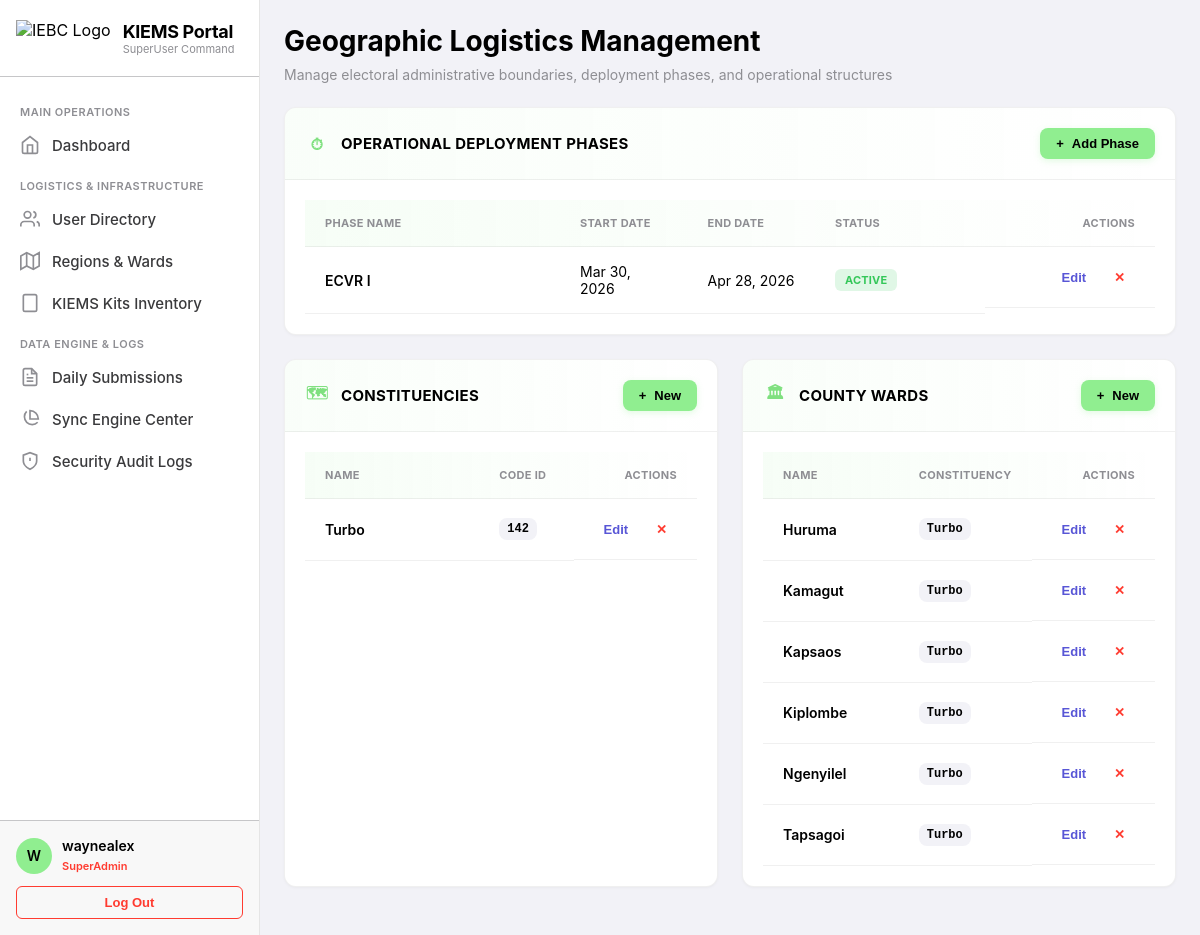
The app's page /superadmin_geographic_logistics/ (signed in) with its own data.
### kiems/models.py (models this page shows, shortened)
class CustomUser(AbstractUser):
    ROLE_CHOICES = [
        ('SuperAdmin', 'SuperAdmin'),
        ('RO', 'RO'),
        ('DRO', 'DRO'),
        ('VRA', 'VRA'),
        ('Clerk', 'Clerk'),
    ]
    role = models.CharField(max_length=20, choices=ROLE_CHOICES, default='Clerk')
    constituency = models.ForeignKey(Constituency, on_delete=models.CASCADE, blank=True, null=True,
                                     related_name='constituencies')
    ward = models.ForeignKey(Ward, on_delete=models.CASCADE, blank=True, null=True, related_name='wards')
    groups = models.ManyToManyField(
        'auth.Group',
        related_name='customuser_set',
        blank=True,
        help_text='The groups this user belongs to.',
    )
    user_permissions = models.ManyToManyField(
        'auth.Permission',
        related_name='customuser_set',
        blank=True,
        help_text='Specific permissions for this user.',
    )
    class Meta:
        verbose_name = 'User'
        verbose_name_plural = 'Users'

class Phase(models.Model):
    id = models.UUIDField(primary_key=True)
    name = models.CharField(max_length=255)
    start_date = models.DateField()
    end_date = models.DateField()
    created_at = models.DateTimeField(auto_now_add=True)
    active = models.BooleanField(default=True)

class Constituency(models.Model):
    id = models.AutoField(primary_key=True)
    name = models.CharField(max_length=255)
    class Meta:
        verbose_name_plural = 'Constituencies'

class Ward(models.Model):
    id = models.AutoField(primary_key=True)
    name = models.CharField(max_length=255)
    constituency = models.ForeignKey(Constituency, on_delete=models.CASCADE, related_name='wards')

### kiems/views.py (the view, shortened to what this page needs)
# urls.py: path('superadmin_geographic_logistics/', views.superadmin_geographic_logistics,
@login_required(login_url='login_user')
@permission_required('auth.view_user', raise_exception=True)
def superadmin_geographic_logistics(request):
    delete_type = request.GET.get('delete_type')
    target_id = request.GET.get('id')
    phases = Phase.objects.all().order_by('start_date')
    constituencies = Constituency.objects.all().order_by('name')
    wards = Ward.objects.all().select_related('constituency').order_by('name')
    context = {
        'phases': phases,
        'constituencies': constituencies,
        'wards': wards,
    }
    return render(request, 'superadmin_geographic_logistics.html', context)

### kiems/templates/superadmin_geographic_logistics.html (shortened to what this page needs)
{% extends "superadmin_base.html" %}
{% block content %}
<div class="page-header">
    <h2>Geographic Logistics Management</h2>
    <p>Manage electoral administrative boundaries, deployment phases, and operational structures</p>
</div>
<div class="section-card">
    <div class="section-header">
        <h3 class="section-title">
            <span class="section-title-icon">⏱</span>
            Operational Deployment Phases
        </h3>
        <button class="btn-add" onclick="toggleAddRow('phase-add-row')">
            <span>+</span> Add Phase
        </button>
    </div>
    <div class="table-wrapper" style="padding: var(--spacing-xl);">
        <table>
            <thead>
            <tr>
                <th style="width: 30%;">Phase Name</th>
                <th style="width: 15%;">Start Date</th>
                <th style="width: 15%;">End Date</th>
                <th style="width: 20%;">Status</th>
                <th style="width: 20%;" class="text-end">Actions</th>
            </tr>
            </thead>
            <tbody>
            {% for phase in phases %}
            <tr id="phase-view-{{ phase.id }}" class="view-row">
                <td class="fw-semibold">{{ phase.name }}</td>
                <td>{{ phase.start_date|date:"M d, Y" }}</td>
                <td>{{ phase.end_date|date:"M d, Y" }}</td>
                <td>
                        <span class="status-badge {% if phase.active %}status-active{% elif phase.status == 'Pending' %}status-pending{% else %}status-completed{% endif %}">
                            {% if phase.active %}Active{% else %}Completed{% endif %}
                        </span>
                </td>
                <td class="actions-cell">
                    <button class="btn-small btn-edit" onclick="toggleEditRow('phase', '{{ phase.id }}')" title="Edit">
                        Edit
                    </button>
                    <a href="?delete_type=phase&id={{ phase.id }}" class="btn-small btn-delete" title="Delete"
                       onclick="return confirm('Delete this phase?')">✕</a>
                </td>
            </tr>
            {% endfor %}
            </tbody>
        </table>
    </div>
</div>
<div class="grid-2">
    <div class="section-card">
        <div class="section-header">
            <h3 class="section-title">
                <span class="section-title-icon">🗺</span>
                Constituencies
            </h3>
            <button class="btn-add" onclick="toggleAddRow('const-add-row')">
                <span>+</span> New
            </button>
        </div>
        <div class="table-wrapper" style="padding: var(--spacing-xl);">
            <table>
                <thead>
                <tr>
                    <th style="width: 50%;">Name</th>
                    <th style="width: 25%;">Code ID</th>
                    <th style="width: 25%;" class="text-end">Actions</th>
                </tr>
                </thead>
                <tbody>
                {% for const in constituencies %}
                <tr id="const-view-{{ const.id }}" class="view-row">
                    <td class="fw-semibold">{{ const.name }}</td>
                    <td><span class="code-badge">{{ const.id }}</span></td>
                    <td class="actions-cell">
                        <button class="btn-small btn-edit" onclick="toggleEditRow('const', '{{ const.id }}')">Edit
                        </button>
                        <a href="?delete_type=constituency&id={{ const.id }}" class="btn-small btn-delete"
                           onclick="return confirm('Delete constituency?')">✕</a>
                    </td>
                </tr>
                {% endfor %}
                </tbody>
            </table>
        </div>
    </div>
    <div class="section-card">
        <div class="section-header">
            <h3 class="section-title">
                <span class="section-title-icon">🏛</span>
                County Wards
            </h3>
            <button class="btn-add" onclick="toggleAddRow('ward-add-row')">
                <span>+</span> New
            </button>
        </div>
        <div class="table-wrapper" style="padding: var(--spacing-xl);">
            <table>
                <thead>
                <tr>
                    <th style="width: 45%;">Name</th>
                    <th style="width: 30%;">Constituency</th>
                    <th style="width: 25%;" class="text-end">Actions</th>
                </tr>
                </thead>
                <tbody>
                {% for ward in wards %}
                <tr id="ward-view-{{ ward.id }}" class="view-row">
                    <td class="fw-semibold">{{ ward.name }}</td>
                    <td><span class="code-badge">{{ ward.constituency.name }}</span></td>
                    <td class="actions-cell">
                        <button class="btn-small btn-edit" onclick="toggleEditRow('ward', '{{ ward.id }}')">Edit
                        </button>
                        <a href="?delete_type=ward&id={{ ward.id }}" class="btn-small btn-delete"
                           onclick="return confirm('Delete ward?')">✕</a>
                    </td>
                </tr>
                {% endfor %}
                </tbody>
            </table>
        </div>
    </div>
</div>
{% endblock %}

### kiems/templates/superadmin_base.html (shortened to what this page needs)
<!DOCTYPE html>
<html lang="en">
<head>
</head>
<body>
<div class="app-container">
    <aside class="sidebar" id="sidebar">
        <div class="sidebar-brand">
            <img src="https://cvr.iebc.or.ke/images/logoiebc.png" alt="IEBC Logo">
            <div class="brand-text">
                <h1>KIEMS Portal</h1>
                <p>SuperUser Command</p>
            </div>
        </div>
        <nav class="sidebar-menu">
            <div class="menu-category">Main Operations</div>
            <li class="menu-item {% if request.resolver_match.url_name == 'dashboard_home' %}active{% endif %}">
                <a href="{% url 'super_admin_dashboard' %}">
                    <svg viewBox="0 0 24 24" fill="none" stroke="currentColor" stroke-width="2">
                        <path d="M3 9l9-7 9 7v11a2 2 0 0 1-2 2H5a2 2 0 0 1-2-2z"/>
                        <polyline points="9 22 9 12 15 12 15 22"/>
                    </svg>
                    Dashboard
                </a>
            </li>
            <div class="menu-category">Logistics & Infrastructure</div>
            <li class="menu-item">
                <a href="{% url 'super_admin_user' %}">
                    <svg viewBox="0 0 24 24" fill="none" stroke="currentColor" stroke-width="2">
                        <path d="M17 21v-2a4 4 0 0 0-4-4H5a4 4 0 0 0-4 4v2"/>
                        <circle cx="9" cy="7" r="4"/>
                        <path d="M23 21v-2a4 4 0 0 0-3-3.87"/>
                        <path d="M16 3.13a4 4 0 0 1 0 7.75"/>
                    </svg>
                    User Directory
                </a>
            </li>
            <li class="menu-item">
                <a href="{% url 'super_admin_geographic_logistics' %}">
                    <svg viewBox="0 0 24 24" fill="none" stroke="currentColor" stroke-width="2">
                        <polygon points="1 6 1 22 8 18 16 22 23 18 23 2 16 6 8 2 1 6"/>
                        <line x1="8" y1="2" x2="8" y2="18"/>
                        <line x1="16" y1="6" x2="16" y2="22"/>
                    </svg>
                    Regions & Wards
                </a>
            </li>
            <li class="menu-item">
                <a href="{% url 'super_admin_kiems' %}">
                    <svg viewBox="0 0 24 24" fill="none" stroke="currentColor" stroke-width="2">
                        <rect x="4" y="2" width="16" height="20" rx="2" ry="2"/>
                        <line x1="12" y1="18" x2="12.01" y2="18"/>
                    </svg>
                    KIEMS Kits Inventory
                </a>
            </li>
            <div class="menu-category">Data Engine & Logs</div>
            <li class="menu-item">
                <a href="{% url 'super_admin_submission' %}">
                    <svg viewBox="0 0 24 24" fill="none" stroke="currentColor" stroke-width="2">
                        <path d="M14 2H6a2 2 0 0 0-2 2v16a2 2 0 0 0 2 2h12a2 2 0 0 0 2-2V8z"/>
                        <polyline points="14 2 14 8 20 8"/>
                        <line x1="16" y1="13" x2="8" y2="13"/>
                        <line x1="16" y1="17" x2="8" y2="17"/>
                        <polyline points="10 9 9 9 8 9"/>
                    </svg>
                    Daily Submissions
                </a>
            </li>
            <li class="menu-item">
                <a href="{% url 'super_admin_sync_engine' %}">
                    <svg viewBox="0 0 24 24" fill="none" stroke="currentColor" stroke-width="2">
                        <path d="M21.21 15.89A6 6 0 1 1 8 2.83"/>
                        <path d="M22 12A10 10 0 0 0 12 2v10z"/>
                    </svg>
                    Sync Engine Center
                </a>
            </li>
            <li class="menu-item">
                <a href="{% url 'super_admin_security_logs' %}">
                    <svg viewBox="0 0 24 24" fill="none" stroke="currentColor" stroke-width="2">
                        <path d="M12 22s8-4 8-10V5l-8-3-8 3v7c0 6 8 10 8 10z"/>
                        <line x1="12" y1="8" x2="12" y2="12"/>
                        <line x1="12" y1="16" x2="12.01" y2="16"/>
                    </svg>
                    Security Audit Logs
                </a>
            </li>
        </nav>
        <div class="sidebar-footer">
            <div class="user-badge">
                <div class="user-avatar">
                    {{ request.user.username|slice:":1"|upper|default:"A" }}
                </div>
                <div class="user-info">
                    <p>{{ request.user.get_full_name|default:request.user.username|default:"Admin User" }}</p>
                    <span>{{ request.user.get_role_display|default:"SuperAdmin" }}</span>
                </div>
            </div>
            <form method="post" action="{% url 'logout' %}">
                <button type="submit" class="btn-logout">Log Out</button>
            </form>
        </div>
    </aside>
    <div class="main-wrapper">
        <main class="content-body">
            {% block content %}{% endblock %}
        </main>
    </div>
</div>
</body>
</html>

### kiems/templates/superadmin_base.html (style rules this page uses)
* { margin: 0; padding: 0; box-sizing: border-box; -webkit-font-smoothing: antialiased; -moz-osx-font-smoothing: grayscale; }
body { font-family: -apple-system, BlinkMacSystemFont, "Segoe UI", Roboto, Helvetica, Arial, sans-serif; background-color: #f2f2f7; color: #000000; min-height: 100vh; display: flex; overflow-x: hidden; }
.app-container { display: flex; width: 100%; min-height: 100vh; position: relative; }
.sidebar { width: 260px; background-color: #ffffff; border-right: 0.5px solid rgba(0, 0, 0, 0.1); display: flex; flex-direction: column; position: fixed; top: 0; bottom: 0; left: 0; z-index: 100; transition: transform 0.3s ease; }
.sidebar-brand { padding: 20px 16px; display: flex; align-items: center; gap: 12px; border-bottom: 0.5px solid #c6c6c8; }
.sidebar-brand img { height: 36px; width: auto; object-fit: contain; }
.brand-text h1 { font-size: 18px; font-weight: 700; letter-spacing: -0.3px; }
.brand-text p { font-size: 11px; color: #8e8e93; }
.sidebar-menu { flex: 1; padding: 16px 8px; overflow-y: auto; list-style: none; }
.menu-category { font-size: 11px; font-weight: 600; color: #8e8e93; text-transform: uppercase; padding: 12px 12px 6px 12px; letter-spacing: 0.5px; }
.menu-item a { display: flex; align-items: center; gap: 12px; padding: 10px 12px; color: #3a3a3c; text-decoration: none; font-size: 15px; font-weight: 500; border-radius: 8px; transition: all 0.2s ease; margin-bottom: 2px; }
.menu-item svg { width: 20px; height: 20px; color: #8e8e93; transition: color 0.2s ease; }
.sidebar-footer { padding: 16px; border-top: 0.5px solid #c6c6c8; background-color: #f8f8f8; }
.user-badge { display: flex; align-items: center; gap: 10px; margin-bottom: 12px; }
.user-avatar { width: 36px; height: 36px; border-radius: 50%; background-color: #90EE90; display: flex; align-items: center; justify-content: center; font-weight: 600; font-size: 14px; }
.user-info p { font-size: 14px; font-weight: 600; }
.user-info span { font-size: 11px; color: #ff3b30; font-weight: 600; }
.btn-logout { width: 100%; padding: 8px; background: transparent; border: 0.5px solid #ff3b30; color: #ff3b30; border-radius: 6px; font-size: 13px; font-weight: 600; cursor: pointer; transition: all 0.2s ease; }
.main-wrapper { flex: 1; margin-left: 260px; display: flex; flex-direction: column; min-width: 0; }
.content-body { padding: 24px; flex: 1; }

### records on screen
CustomUser: user.username "W", user.get_full_name "waynealex", user.role "SuperAdmin"
Phase: name "ECVR I", start_date "Mar 30, 2026", end_date "Apr 28, 2026", active "ACTIVE"
Constituency: name "Turbo", id "142"
Ward: name "Huruma", constituency.name "Turbo"
Ward: name "Kamagut", constituency.name "Turbo"
Ward: name "Kapsaos", constituency.name "Turbo"
Ward: name "Kiplombe", constituency.name "Turbo"
Ward: name "Ngenyilel", constituency.name "Turbo"
Ward: name "Tapsagoi", constituency.name "Turbo"
